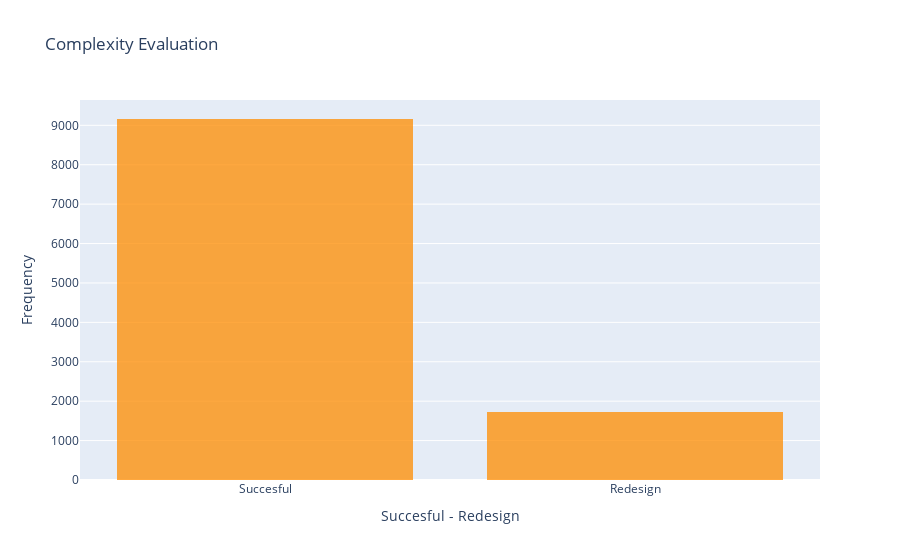

Notebook source saved alongside this figure:
### Code cell
#Histogram
trace = go.Histogram(
    x = data.complexityEvaluation,
    opacity = 0.75,
    name = 'Complexity Evaluation',
    marker = dict(color = 'darkorange')
)
hist_data = [trace]
hist_layout = go.Layout(barmode='overlay',
                   title = 'Complexity Evaluation',
                   xaxis = dict(title = 'Succesful - Redesign'),
                   yaxis = dict(title = 'Frequency')
)
fig = go.Figure(data = hist_data, layout = hist_layout)
iplot(fig)

### Figure 1 — Plotly figure (JSON) as saved in the notebook; plotly's stock layout.template omitted (floating-point values rounded to 4 significant figures; data arrays with more than 128 entries replaced by an {"elided": "..."} marker saying what was removed)
{"data": [{"marker": {"color": "darkorange"}, "name": "Complexity Evaluation", "opacity": 0.75, "type": "histogram", "x": {"elided": "10885 str values"}}], "layout": {"autosize": true, "barmode": "overlay", "title": {"text": "Complexity Evaluation"}, "xaxis": {"autorange": true, "range": [-0.5, 1.5], "title": {"text": "Succesful - Redesign"}, "type": "category"}, "yaxis": {"autorange": true, "range": [0, 9642.0], "title": {"text": "Frequency"}}}}
